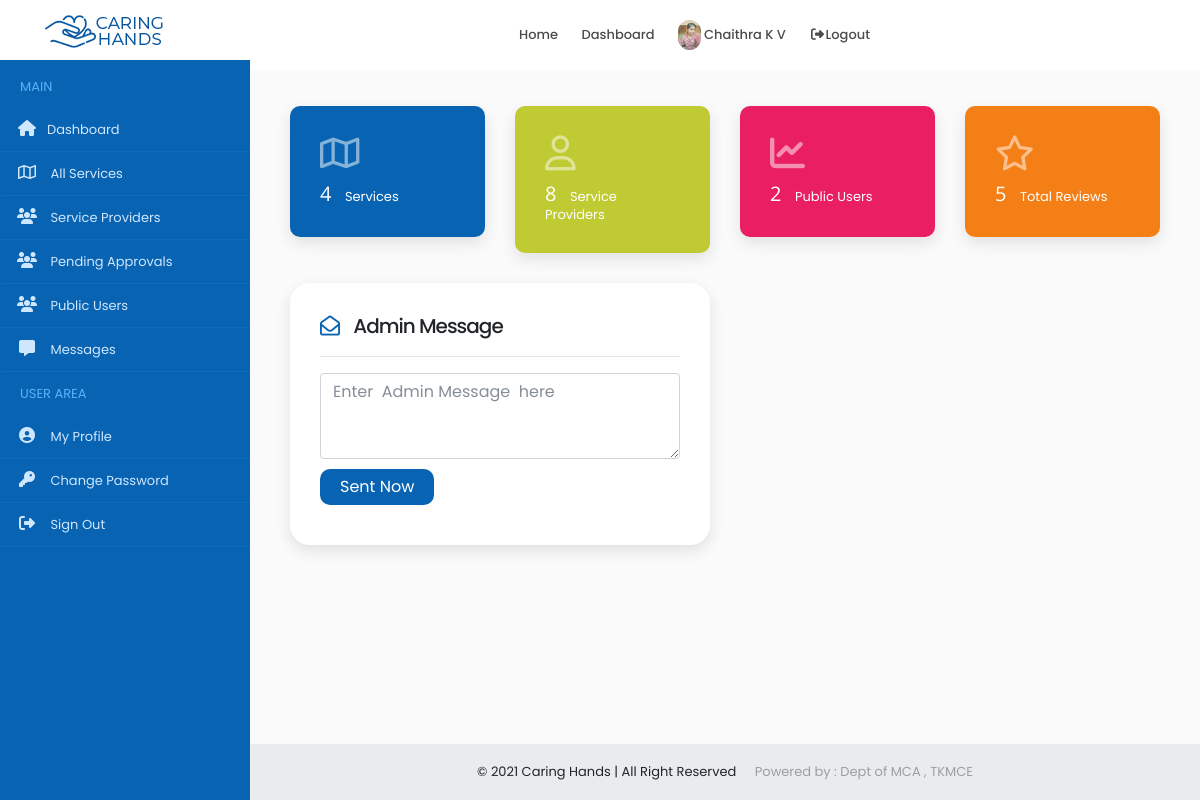
The app's page /administrator/dashboard/ (signed in) with its own data.
### accounts/models.py (models this page shows, shortened)
class Users(models.Model):
    user = models.ForeignKey(User,on_delete=models.CASCADE)
    name = models.CharField(max_length=150)
    email = models.EmailField(max_length=200,null=True, blank=True)
    organization = models.CharField(max_length=250,null=True, blank=True)
    mob = models.CharField(max_length=12)
    sex = models.CharField(max_length=10,choices=gender,default='Male')
    house = models.CharField(max_length=100,null=True, blank=True)
    street1 =models.CharField(max_length=100,null=True, blank=True)
    street2 =models.CharField(max_length=100,null=True, blank=True)
    city = models.CharField(max_length=100,null=True, blank=True)
    district = models.CharField(max_length=100,null=True, blank=True)
    state = models.CharField(max_length=100,null=True,choices=states, blank=True)
    pin = models.CharField(max_length=100,null=True,blank=True)
    age = models.IntegerField(null=True, blank=True)
    type = models.CharField(max_length=20,choices=user_type)
    approval = models.CharField(max_length=20,choices=approval_choices,default='Pending')
    document = models.FileField(upload_to='documents',null=True, blank=True)
    profile_picture = models.FileField(upload_to='dp',default='assets/img/user3.png')

### accounts/views.py (the view, shortened to what this page needs)
# urls.py: path('administrator/dashboard/',AdminDashboard.as_view(), name='admin_dashboard'),
class AdminDashboard(View):
    def get(self, request):
        x = AdminCheck(request)
        if x == True:
            user = request.user
            account = Users.objects.get(user=user)
            providers = Users.objects.filter(type='service_provider').count()
            public = Users.objects.filter(type='public').count()
            services = Service.objects.all().count()
            review = Review.objects.all().count()
            form = AdminMessageForm()
            context = {'account': account,'providers': providers,'public': public,'services': services,'review': review,'form': form}
            return render(request, 'admin/dashboard.html', context)
        else:
            return redirect('home')

### accounts/forms.py
class AdminMessageForm(ModelForm):
    class Meta:
        model = AdminMessage
        fields = ['message']

### accounts/functions.py (called while the page is built)
def AdminCheck(request):
    user = request.user
    if user.is_authenticated:
        try:
            u = Users.objects.get(user=user)
            if u.type == 'admin':
                return (True)
            else:
                return (False)
        except:
            return (False)
    else:
        return (False)

### accounts/templates/admin/dashboard.html (shortened to what this page needs)
{% extends 'common/dashboard_main.html' %}
{% load static %}
{% block content %}
{% include 'common/header.html' %}
{% include 'admin/sidenav.html' %}
<div class="content-wrapper">
    <div class="container-fluid overflow-hidden">
        <div class="row margin-tb-90px margin-lr-10px sm-mrl-0px">
            <div class="col-xl-3 col-md-6 margin-bottom-30px">
                <a class="d-block padding-30px background-main-color box-shadow border-radius-10 hvr-float">
                    <h6 class="text-white margin-0px font-weight-400">
                        <i class="far fa-map text-icon-large margin-bottom-10px opacity-5 d-block"></i>
                        <span class="font-2 text-extra-large">{{services}}</span>
                        <span class="margin-left-10px">Services</span>
                    </h6>
                </a>
            </div>
            <div class="col-xl-3 col-md-6 margin-bottom-30px">
                <a class="d-block padding-30px background-lime box-shadow border-radius-10 hvr-float">
                    <h6 class="text-white margin-0px font-weight-400">
                        <i class="far fa-user text-icon-large margin-bottom-10px opacity-5 d-block"></i>
                        <span class="font-2 text-extra-large">{{providers}}</span>
                        <span class="margin-left-10px">Service Providers</span>
                    </h6>
                </a>
            </div>
            <div class="col-xl-3 col-md-6 margin-bottom-30px">
                <a class="d-block padding-30px background-red box-shadow border-radius-10 hvr-float">
                    <h6 class="text-white margin-0px font-weight-400">
                        <i class="fas fa-chart-line text-icon-large margin-bottom-10px opacity-5 d-block"></i>
                        <span class="font-2 text-extra-large">{{public}}</span>
                        <span class="margin-left-10px">Public Users</span>
                    </h6>
                </a>
            </div>
            <div class="col-xl-3 col-md-6 margin-bottom-30px">
                <a class="d-block padding-30px background-amber box-shadow border-radius-10 hvr-float">
                    <h6 class="text-white margin-0px font-weight-400">
                        <i class="far fa-star text-icon-large margin-bottom-10px opacity-5 d-block"></i>
                        <span class="font-2 text-extra-large">{{review}}</span>
                        <span class="margin-left-10px">Total Reviews</span>
                    </h6>
                </a>
            </div>
            <div class="col-12">
                <div class="row">
                    <div class="col-lg-6">
                        {% include 'admin/pager.html' %}
                    </div>
                    <div class="col-lg-6">
                    </div>
                </div>
            </div>
        </div>
    </div>
    {% include 'common/small_footer.html' %}
</div>
{% endblock %}

### accounts/templates/common/header.html (shortened to what this page needs)
{% load static %}
<header>
    <div id="fixed-header-dark" class="header-output fixed-header" style="background-color: white;">
        <div class="container header-in">
            <div class="row">
                <div class="col-lg-2 col-md-12">
                    <a id="logo" href="{% url 'index' %}" class="d-inline-block margin-tb-15px"><img
                            src="{% static 'assets/img/logo-1.png' %}" alt=""></a>
                </div>
                <div class="col-lg-7 col-md-12 position-inherit">
                    <ul id="menu-main" class="nav-menu float-lg-right link-padding-tb-20px">
                        <li><a href="{% url 'index' %}">Home</a>
                        </li>
                        <li><a href="{% url 'home' %}">Dashboard</a>
                        </li>
                        {% if request.user.is_authenticated %}
                        <li><a href="{% url 'home' %}"><img src="{{account.profile_picture.url}}" class="height-30px border-radius-30" alt=""> {{account.name|title}}</a></li>
                        <li><a href="{% url 'logout' %}" data-toggle="modal" data-target="#exampleModal"><i class="fa fa-fw fa-sign-out-alt"></i>Logout</a></li>
                        {% else %}
                        <li><a href="{% url 'login' %}"><i class="far fa-user"></i> Login</a></li>
                        {% endif %}
                    </ul>
                </div>
                <div class="col-lg-3 col-md-12">
                </div>
            </div>
        </div>
    </div>
</header>

### static/assets/css/colors/main.css (style rules this page uses)
.background-main-color { background-color: #0864b2; }

### static/assets/css/sb-admin.css (style rules this page uses)
html { position: relative; min-height: 100%; }
body { overflow-x: hidden; }
.content-wrapper { min-height: calc(100vh - 56px); padding-top: 1rem; }
.content-wrapper { overflow-x: hidden; }
@media (min-width: 992px) { .content-wrapper { margin-left: 250px; } }

### records on screen
Users: profile_picture (picture), name "Chaithra K V"

### other values on screen
{{ services }} "4"
{{ providers }} "8"
{{ public }} "2"
{{ review }} "5"
